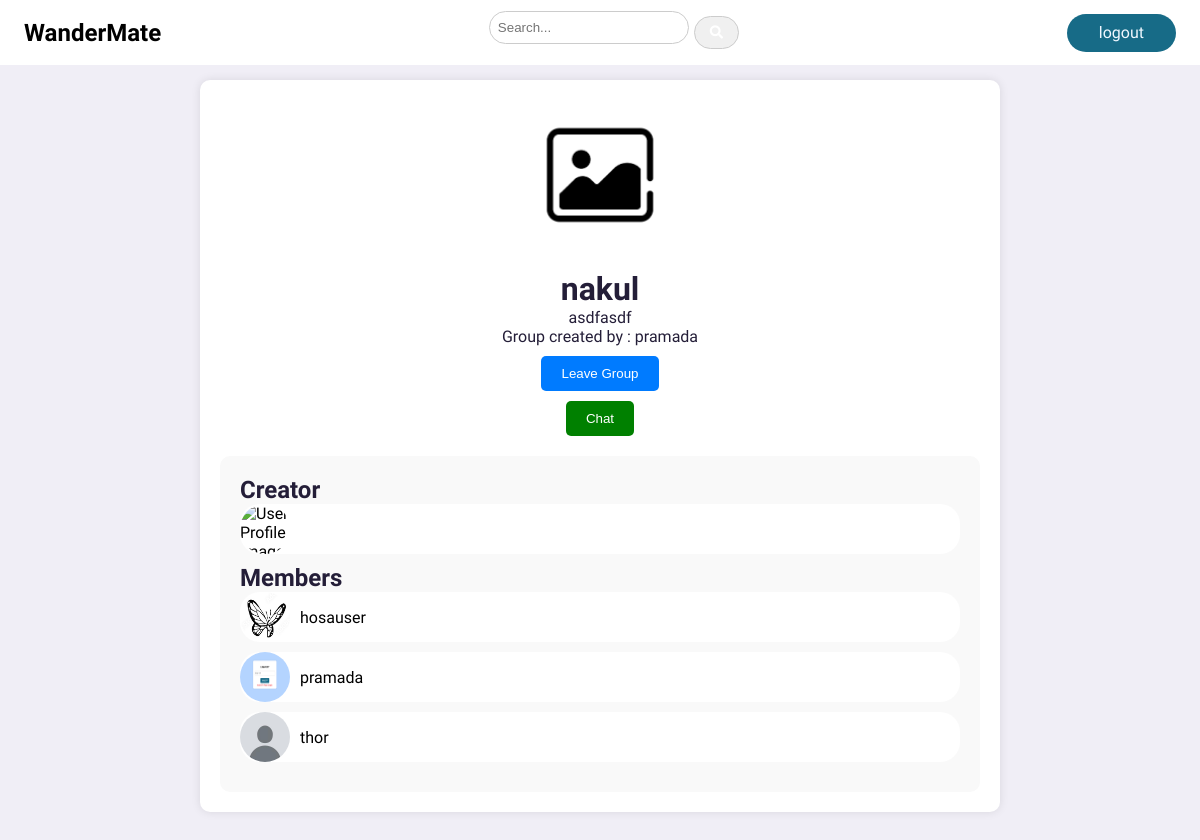
The page /group_detail/14/ (signed in) on the database as committed earlier.
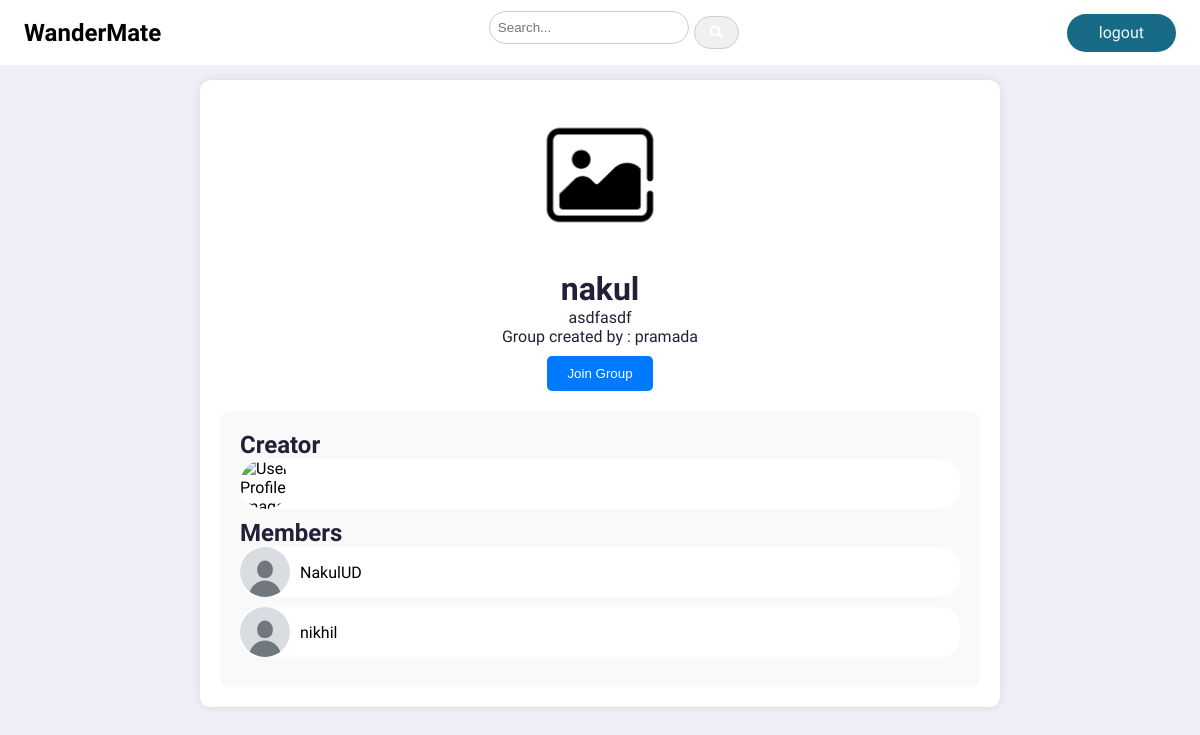
The same page on the database as committed later.
### core/models.py (models this page shows)
class Profile(models.Model):
    user = models.ForeignKey(User, on_delete = models.CASCADE)
    fname = models.TextField(max_length = 30, blank = True)
    lname = models.TextField(max_length = 30, blank = True)
    id_user = models.IntegerField()
    bio = models.TextField(blank = True)
    profile_img = models.ImageField(upload_to = 'profile_images', default='defaultProfileImg.jpeg')
    location = models.CharField(max_length = 100, blank= True)
    otp_validated = models.BooleanField(default = False)
    def __str__(self):
        return self.user.username

### core/views.py (the view)
# urls.py: path('group_detail/<int:group_id>/', views.group_detail, name='group_detail'),
@login_required(login_url='core:signinSignup')
def group_detail(request, group_id):
    user = request.user
    group = TravelGroup.objects.get(id=group_id)
    is_participant = request.user in group.participants.all()
    participants = group.participants.all()
    participant_profiles = Profile.objects.filter(user__in=participants)
    group_creator_profile = Profile.objects.filter(user=group.creator)
    print(participant_profiles)
    print(group_creator_profile)
    context = {'group': group, 'user':user, 'is_participant': is_participant,'participant_profiles': participant_profiles, 'group_creator': group_creator_profile,}
    print(context)
    return render(request, 'groupView.html', context)

### core/models.py (called while the page is built)
    def __str__(self):
        return self.name

### templates/groupView.html (shortened to what this page needs)
{% extends "base.html" %}
{% load static %}
{% block content %}
<body>
    <div class="group-profile">
        <div class="group-info">
            {% if group.group_image %}
            <img src="{{group.group_image.url}}" alt="Group Photo">
            {% else %}
            <img src="/media/defaultImage.png">
            {% endif %}
            <h1>{{ group.name }}</h1>
            <p>{{ group.description }}</p>
            <p>Group created by : {{group.creator}} </p>
            {% if user in group.participants.all %}
            <form method="post" action="{% url 'core:leave_group' group_id=group.id %}">
                <button type = "submit" class="chat-button">Leave Group</button>
            </form>
            <a id = "post-form" href = "{% url 'core:checkRoom' group.id user.username %}"><button class="chat-button" type="submit" style="background-color:green">Chat</button></a>
            {% else %}
            <form method="post" action="{% url 'core:join_group' group_id=group.id %}">
                <button type = "submit" class="chat-button">Join Group</button>
            </form>
            {% endif %}
        </div>
        <div class="members">
            <h2>Creator</h2>
            <ul class="member-list">
                <a href = "{% url 'core:profile' group.creator %}"><li><img src="{{ group_creator.profile_img.url }}" alt="User Profile Image">{{group_creator.user.username}}</li><a>
            </ul>
            <h2>Members</h2>
            <ul class="member-list">
                {% for participant in participant_profiles %}
                <a href = "{% url 'core:profile' participant.user.username %}">
                    <li style= "">
                        {% if participant.profile_img.url %}
                        <img src="{{ participant.profile_img.url }}" alt="User Profile Image">
                        {% else %}
                        <img src="/media/defaultProfileImg.jpeg" alt="User Profile Image">
                        {% endif %}
                        <span style = "flex-grow: 1;">{{participant.user.username}}</span>
                    </li>
                <a>
                {% endfor %}
            </ul>
        </div>
    </div>
</body>
{% endblock %}

Rows that differ between the two databases and show on the page:
no longer on this page (row unchanged): Profile: profile_img (picture), user.username "hosauser"
no longer on this page (row unchanged): Profile: profile_img (picture), user.username "pramada"
no longer on this page (row edited): Profile: profile_img (placeholder picture), user.username "thor"
added Profile: profile_img (placeholder picture), user.username "NakulUD"
added Profile: profile_img (placeholder picture), user.username "nikhil"
Other text that changed with them:
text no longer shown: "Leave Group Chat"
text now shown: "Join Group"
